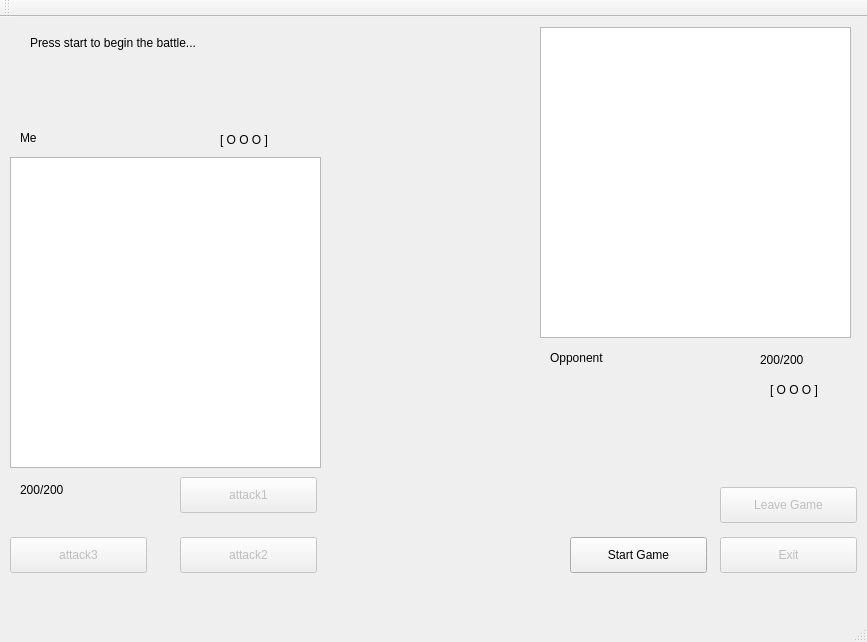
<?xml version="1.0" encoding="UTF-8"?>
<ui version="4.0">
 <class>MainWindow</class>
 <widget class="QMainWindow" name="MainWindow">
  <property name="geometry">
   <rect>
    <x>0</x>
    <y>0</y>
    <width>867</width>
    <height>642</height>
   </rect>
  </property>
  <property name="windowTitle">
   <string>MainWindow</string>
  </property>
  <widget class="QWidget" name="centralWidget">
   <widget class="QPushButton" name="attack1">
    <property name="enabled">
     <bool>false</bool>
    </property>
    <property name="geometry">
     <rect>
      <x>180</x>
      <y>460</y>
      <width>137</width>
      <height>36</height>
     </rect>
    </property>
    <property name="text">
     <string>attack1</string>
    </property>
   </widget>
   <widget class="QPushButton" name="attack2">
    <property name="enabled">
     <bool>false</bool>
    </property>
    <property name="geometry">
     <rect>
      <x>180</x>
      <y>520</y>
      <width>137</width>
      <height>36</height>
     </rect>
    </property>
    <property name="text">
     <string>attack2</string>
    </property>
   </widget>
   <widget class="QPushButton" name="attack3">
    <property name="enabled">
     <bool>false</bool>
    </property>
    <property name="geometry">
     <rect>
      <x>10</x>
      <y>520</y>
      <width>137</width>
      <height>36</height>
     </rect>
    </property>
    <property name="text">
     <string>attack3</string>
    </property>
   </widget>
   <widget class="QGraphicsView" name="myPic">
    <property name="geometry">
     <rect>
      <x>10</x>
      <y>140</y>
      <width>311</width>
      <height>311</height>
     </rect>
    </property>
   </widget>
   <widget class="QGraphicsView" name="opPic">
    <property name="geometry">
     <rect>
      <x>540</x>
      <y>10</y>
      <width>311</width>
      <height>311</height>
     </rect>
    </property>
   </widget>
   <widget class="QPushButton" name="leaveButton">
    <property name="enabled">
     <bool>false</bool>
    </property>
    <property name="geometry">
     <rect>
      <x>720</x>
      <y>470</y>
      <width>137</width>
      <height>36</height>
     </rect>
    </property>
    <property name="text">
     <string>Leave Game</string>
    </property>
   </widget>
   <widget class="QPushButton" name="exitButton">
    <property name="enabled">
     <bool>false</bool>
    </property>
    <property name="geometry">
     <rect>
      <x>720</x>
      <y>520</y>
      <width>137</width>
      <height>36</height>
     </rect>
    </property>
    <property name="text">
     <string>Exit</string>
    </property>
    <property name="flat">
     <bool>false</bool>
    </property>
   </widget>
   <widget class="QLabel" name="opHealth">
    <property name="geometry">
     <rect>
      <x>760</x>
      <y>330</y>
      <width>98</width>
      <height>26</height>
     </rect>
    </property>
    <property name="text">
     <string>200/200</string>
    </property>
   </widget>
   <widget class="QLabel" name="myHealth">
    <property name="geometry">
     <rect>
      <x>20</x>
      <y>460</y>
      <width>98</width>
      <height>26</height>
     </rect>
    </property>
    <property name="text">
     <string>200/200</string>
    </property>
   </widget>
   <widget class="QLabel" name="statusLabel">
    <property name="geometry">
     <rect>
      <x>30</x>
      <y>10</y>
      <width>481</width>
      <height>31</height>
     </rect>
    </property>
    <property name="text">
     <string>Press start to begin the battle...</string>
    </property>
   </widget>
   <widget class="QPushButton" name="startButton">
    <property name="geometry">
     <rect>
      <x>570</x>
      <y>520</y>
      <width>137</width>
      <height>36</height>
     </rect>
    </property>
    <property name="text">
     <string>Start Game</string>
    </property>
   </widget>
   <widget class="QLabel" name="opPokemonName">
    <property name="geometry">
     <rect>
      <x>550</x>
      <y>330</y>
      <width>191</width>
      <height>21</height>
     </rect>
    </property>
    <property name="text">
     <string>Opponent</string>
    </property>
   </widget>
   <widget class="QLabel" name="myPokemonName">
    <property name="geometry">
     <rect>
      <x>20</x>
      <y>110</y>
      <width>191</width>
      <height>21</height>
     </rect>
    </property>
    <property name="text">
     <string>Me</string>
    </property>
   </widget>
   <widget class="QLabel" name="opPokeCount">
    <property name="geometry">
     <rect>
      <x>770</x>
      <y>360</y>
      <width>98</width>
      <height>26</height>
     </rect>
    </property>
    <property name="text">
     <string>[ O O O ]</string>
    </property>
   </widget>
   <widget class="QLabel" name="myPokeCount">
    <property name="geometry">
     <rect>
      <x>220</x>
      <y>110</y>
      <width>98</width>
      <height>26</height>
     </rect>
    </property>
    <property name="text">
     <string>[ O O O ]</string>
    </property>
   </widget>
  </widget>
  <widget class="QMenuBar" name="menuBar">
   <property name="geometry">
    <rect>
     <x>0</x>
     <y>0</y>
     <width>867</width>
     <height>34</height>
    </rect>
   </property>
  </widget>
  <widget class="QToolBar" name="mainToolBar">
   <attribute name="toolBarArea">
    <enum>TopToolBarArea</enum>
   </attribute>
   <attribute name="toolBarBreak">
    <bool>false</bool>
   </attribute>
  </widget>
  <widget class="QStatusBar" name="statusBar"/>
 </widget>
 <layoutdefault spacing="6" margin="11"/>
 <resources/>
 <connections/>
</ui>
